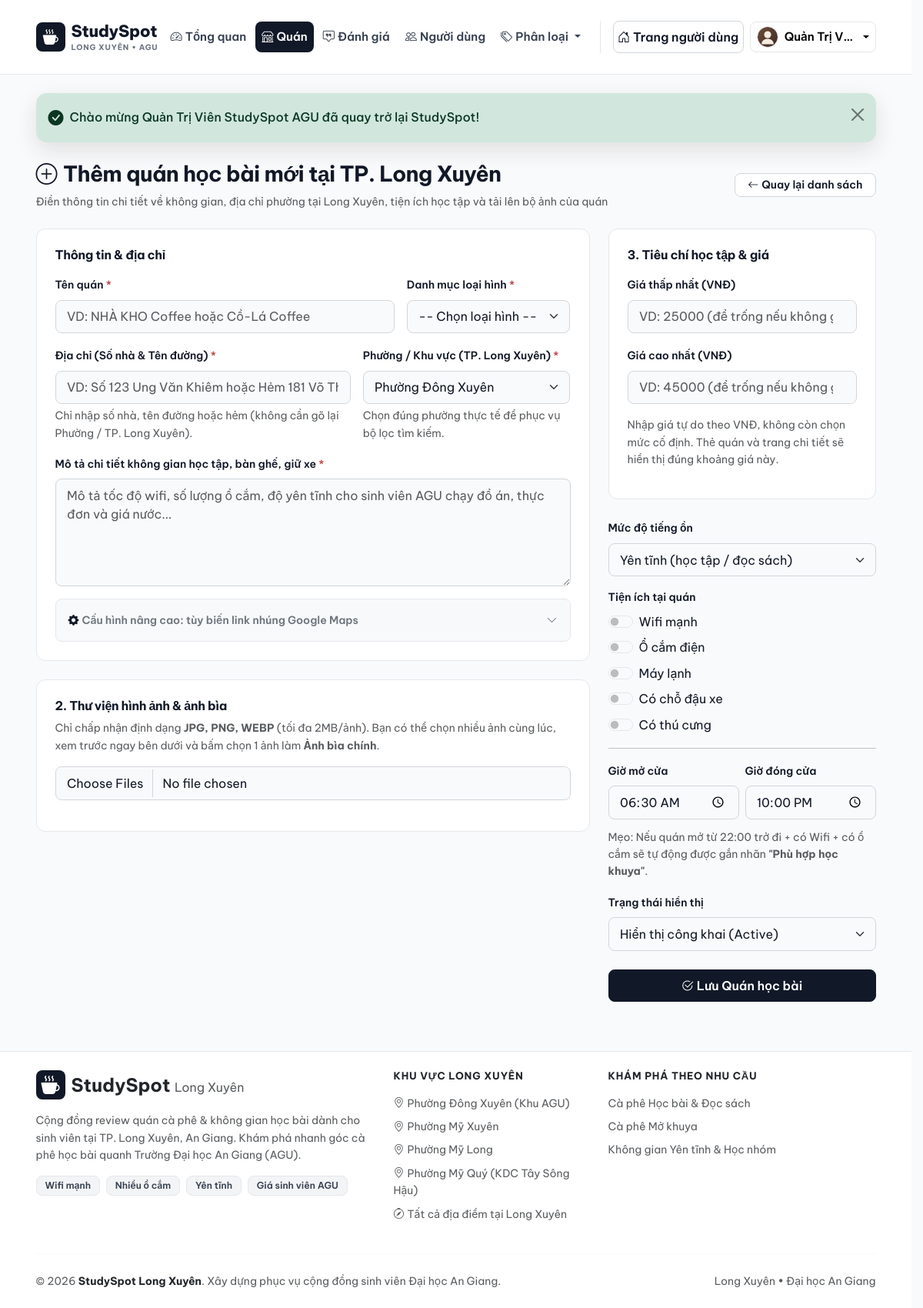
The page /admin/place/create (signed in) on the database its author committed.
### tables this page shows
CREATE TABLE `users` (
  `id` int(10) unsigned NOT NULL AUTO_INCREMENT,
  `name` varchar(100) NOT NULL COMMENT 'Họ và tên hiển thị',
  `email` varchar(150) NOT NULL COMMENT 'Email đăng nhập duy nhất',
  `password` varchar(255) NOT NULL COMMENT 'Mật khẩu mã hóa bằng password_hash',
  `phone` varchar(20) DEFAULT NULL COMMENT 'Số điện thoại liên hệ',
  `avatar` varchar(255) DEFAULT NULL COMMENT 'Đường dẫn ảnh đại diện',
  `role` enum('user','admin') NOT NULL DEFAULT 'user' COMMENT 'Vai trò người dùng',
  `status` enum('active','locked') NOT NULL DEFAULT 'active' COMMENT 'Trạng thái tài khoản',
  `created_at` datetime NOT NULL DEFAULT current_timestamp(),
  PRIMARY KEY (`id`),
  UNIQUE KEY `uk_users_email` (`email`),
  KEY `idx_users_role_status` (`role`,`status`)
);

CREATE TABLE `amenities` (
  `id` int(10) unsigned NOT NULL AUTO_INCREMENT,
  `name` varchar(100) NOT NULL,
  `slug` varchar(100) NOT NULL,
  `sort_order` int(11) NOT NULL DEFAULT 0,
  `is_active` tinyint(1) NOT NULL DEFAULT 1,
  `created_at` datetime NOT NULL DEFAULT current_timestamp(),
  PRIMARY KEY (`id`),
  UNIQUE KEY `uq_amenities_slug` (`slug`)
);

### views/admin/places/create.php (the view, shortened to what the rows shown need)
<div class="d-flex justify-content-between align-items-center mb-4">
    <div>
        <h1 class="page-title"><i class="bi bi-plus-circle me-2"></i>Thêm quán học bài mới tại TP. Long Xuyên</h1>
    </div>
</div>
<form action="<?= base_url('admin/place/create') ?>" method="POST" enctype="multipart/form-data" novalidate>
    <div class="row g-4">
        <div class="col-lg-4">
                <div class="mb-3">
                    <?php if (empty($amenities)): ?>
                        <p class="text-muted small mb-0">Chưa có tiện ích nào. Thêm tiện ích mới ở trang Quản trị &gt; Tiện ích.</p>
                    <?php else: ?>
                        <?php foreach ($amenities as $am): ?>
                            <div class="form-check form-switch mb-2">
                                <input class="form-check-input" type="checkbox" id="amenity_<?= (int) $am['id'] ?>" name="amenity_ids[]" value="<?= (int) $am['id'] ?>" <?= in_array((int) $am['id'], array_map('intval', $old['amenity_ids'] ?? []), true) ? 'checked' : '' ?>>
                                <label class="form-check-label" for="amenity_<?= (int) $am['id'] ?>"><?= e($am['name']) ?></label>
                            </div>
                        <?php endforeach; ?>
                    <?php endif; ?>
            </div>
        </div>
    </div>
</form>

### views/layouts/admin.php (shortened to what the rows shown need)
<?php
$adminUser = Session::user();
?>
<!DOCTYPE html>
<html lang="vi">
<head>
    <link href="https://cdn.jsdelivr.net/npm/bootstrap@5.3.3/dist/css/bootstrap.min.css" rel="stylesheet">
    <link href="https://cdn.jsdelivr.net/npm/bootstrap-icons@1.11.3/font/bootstrap-icons.min.css" rel="stylesheet">
    <link href="<?= base_url('assets/css/style.css') . '?v=' . filemtime(ROOT_PATH . '/assets/css/style.css') ?>" rel="stylesheet">
</head>
<body class="d-flex flex-column min-vh-100 bg-light-warm" data-base-url="<?= e(BASE_URL) ?>" data-csrf="<?= e(Session::csrfToken()) ?>">
    <header class="sticky-top navbar-warm">
        <nav class="navbar navbar-expand-lg py-2">
            <div class="container">
                <div class="collapse navbar-collapse d-none d-lg-flex" id="mainNavbar">
                    <div class="d-none d-lg-flex align-items-center gap-2 mt-2 mt-lg-0 flex-nowrap flex-shrink-0 border-start ps-3">
                        <?php if (!empty($adminUser)): ?>
                            <div class="dropdown flex-shrink-0">
                                <a class="btn btn-light btn-sm dropdown-toggle d-flex align-items-center gap-2 border rounded-pill px-2 py-1 bg-white shadow-xs text-nowrap header-account-btn" href="#" role="button" data-bs-toggle="dropdown" aria-expanded="false">
                                    <img src="<?= get_image_url($adminUser['avatar'] ?? null, 'avatar') ?>" alt="<?= e($adminUser['name']) ?>" class="rounded-circle object-fit-cover border" width="28" height="28">
                                    <span class="small fw-semibold text-truncate d-inline-block" style="max-width: 90px;"><?= e($adminUser['name']) ?></span>
                                </a>
                            </div>
                        <?php endif; ?>
                    </div>
                </div>
            </div>
        </nav>
</header>
    <main class="flex-grow-1">
        <div class="container py-4">
            <?= $content ?? '' ?>
        </div>
    </main>
</body>
</html>

### rows shown on the page
users: name "Quản Trị V…"
amenities: name "Wifi mạnh"
amenities: name "Ổ cắm điện"
amenities: name "Máy lạnh"
amenities: name "Có chỗ đậu xe"
amenities: name "Có thú cưng"

### other values the page prints
$flash['message'] "Chào mừng Quản Trị Viên StudySpot AGU đã quay trở lại StudySpot!"
SITE_SLOGAN "Cộng đồng review quán cà phê & không gian học bài dành cho sinh viên"
SITE_NAME "StudySpot"
form field district "Phường Đông Xuyên"
